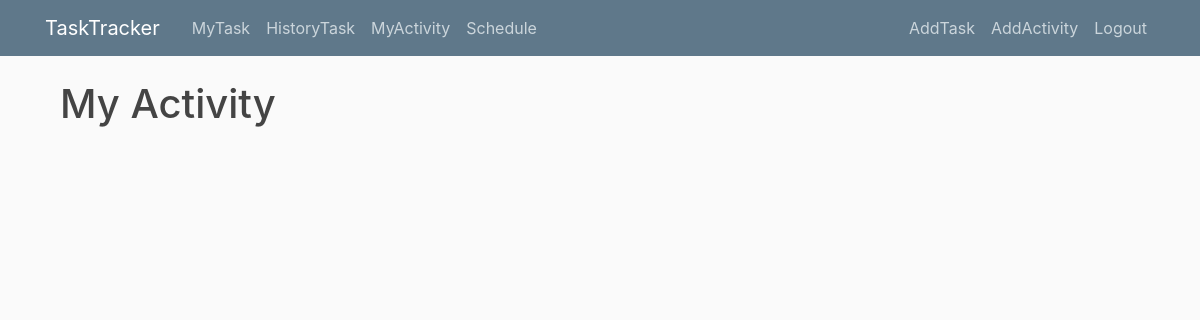
Page /activity/ (signed in) on the earlier database version.
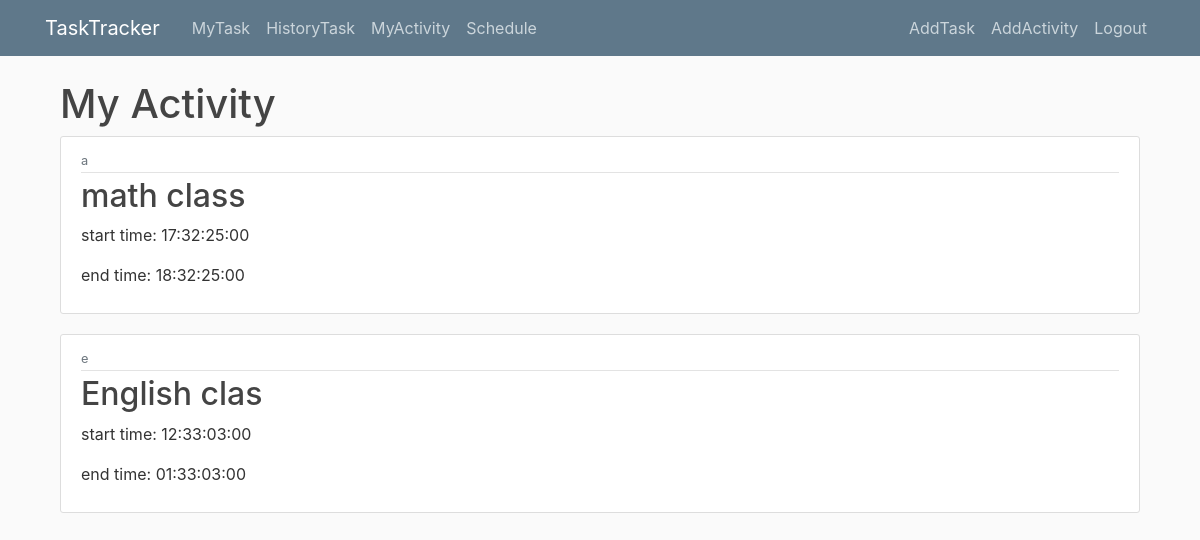
Same page on the later database version.
### main/models.py (models this page shows, shortened)
class Activity(models.Model):
    MY_CHOICES = (
        ('Mon', 'Monday'),
        ('Tue', 'Tuesday'),
        ('Wed', 'Wednesday'),
        ('Thu', 'Thursday'),
        ('Fri', 'Friday'),
        ('Sat', 'Saturday'),
        ('Sun', 'Sunday'),
    )
    activityname= models.CharField(max_length=100)
    starttime= models.PositiveIntegerField()
    endtime= models.PositiveIntegerField()
    repeat = MultiSelectField(choices=MY_CHOICES)
    activityuser =models.ForeignKey(User, on_delete=models.CASCADE)
    objects = models.Manager()

### main/views.py (the view)
# urls.py: path('activity/', ActivityListView.as_view(),name='main-activity'),
class ActivityListView(ListView):
    model = Activity
    template_name='main/activity.html'
    context_object_name = 'activitys'

### main/templates/main/activity.html
{% extends "main/base.html" %}
{% block content %}
<main role="main" class="container">
{% if user.is_authenticated %}
<h1>My Activity</h1>
{% for activity in activitys %}
{% if activity.activityuser == user%}
<article class="media content-section">
  <div class="media-body">
    <div class="article-metadata">
      <small class="text-muted">{{ activity.repeat }}</small>
    </div>
    <h2><a class="article-title" href="{% url 'activity-detail' activity.id %}">{{ activity.activityname }}</a></h2>
    <p class="article-content">start time: {{ activity.starttime }}:00</p>
    <p class="article-content">end time: {{ activity.endtime }}:00</p>
  </div>
</article>
{% endif %}
{% endfor %}
{% else %}
  <h1>Welcome</h1>
  <h2>Please Login first!!</h2>
{% endif %}
{% endblock content %}

Differences in the rows shown:
added Activity: repeat "a", activityname "math class", starttime "17:32:25", endtime "18:32:25"
added Activity: repeat "e", activityname "English clas", starttime "12:33:03", endtime "01:33:03"
